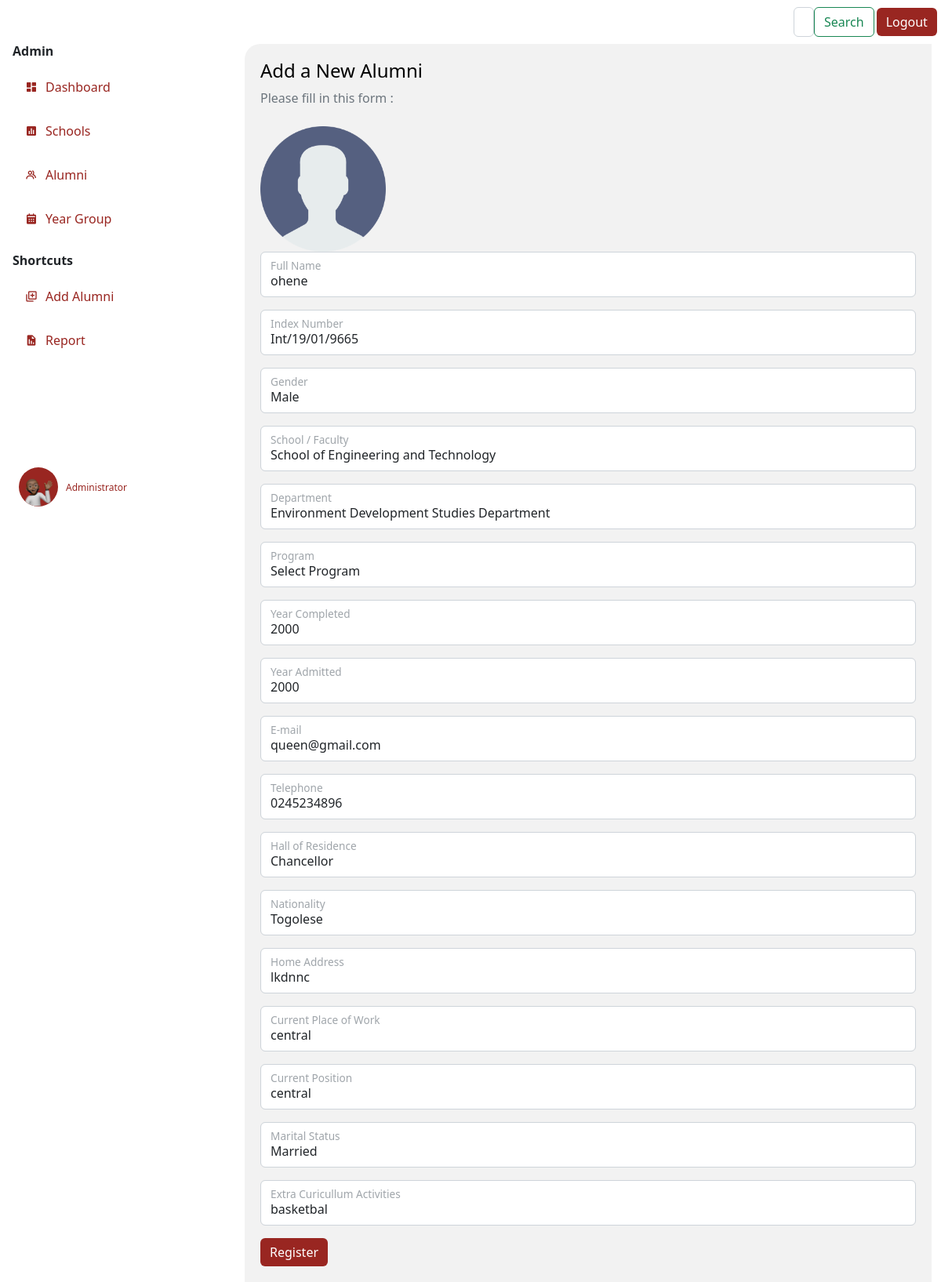
The page /update/1 on the database as committed earlier.
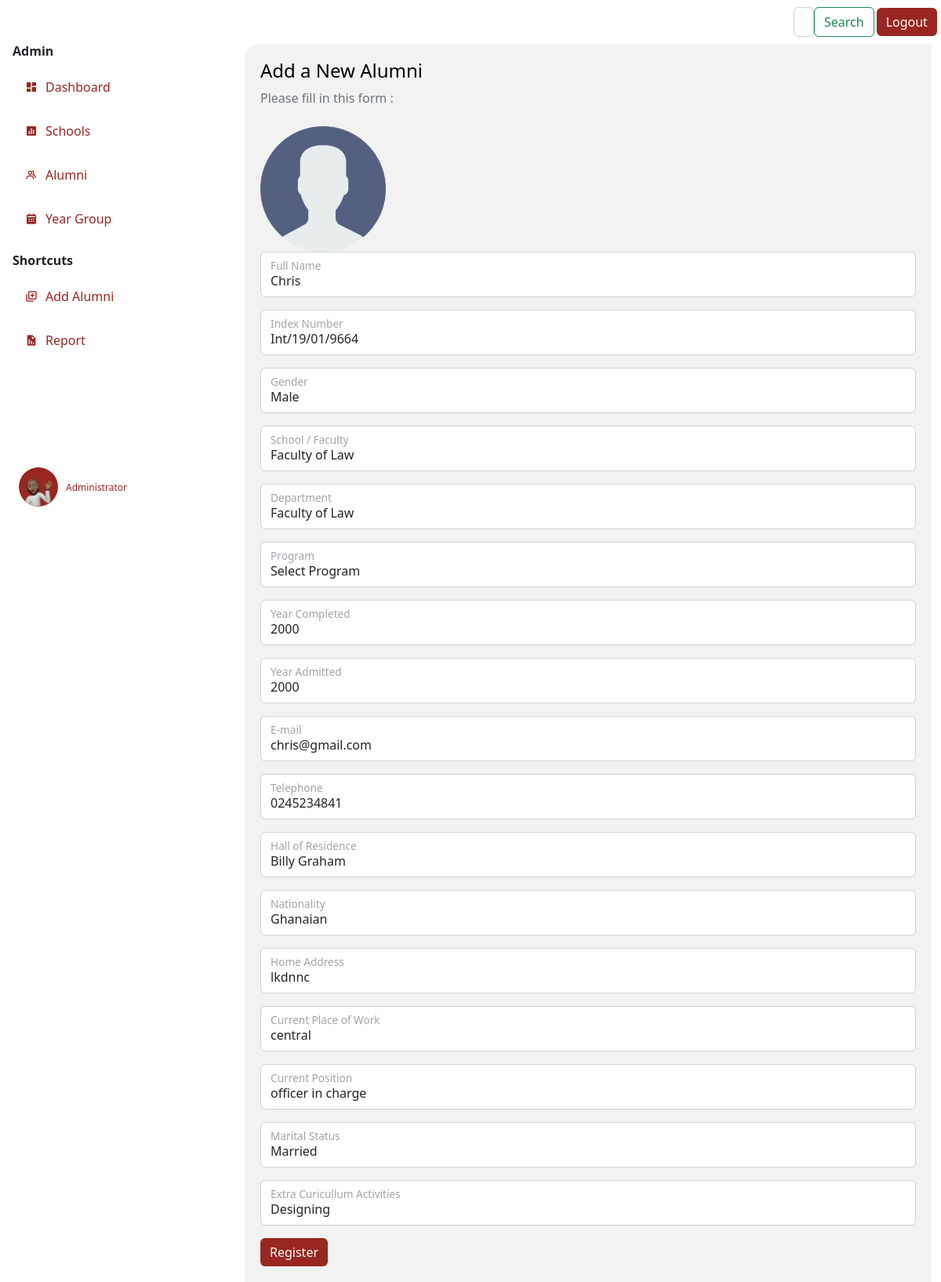
The same page on the database as committed later.
### app.py (models this page shows, shortened)
class User(db.Model,UserMixin):
    id= db.Column(db.Integer, primary_key=True)
    fullname= db.Column(db.String()  )
    indexnumber= db.Column(db.Integer())
    gender= db.Column(db.String()    )
    school= db.Column(db.String()    )
    department= db.Column(db.String()    )
    program= db.Column(db.String()   )
    completed= db.Column(db.Integer()     )
    admitted= db.Column(db.Integer()  )
    email= db.Column(db.String()     )
    telephone= db.Column(db.String()     )
    hall= db.Column(db.String()  )
    nationality= db.Column(db.String()   )
    address= db.Column(db.String()   )
    work= db.Column(db.String()  )
    guardian= db.Column(db.String()  )
    kin= db.Column(db.String()   )
    relationship= db.Column(db.String()  )
    marital= db.Column(db.String()   )
    health= db.Column(db.String()    )
    extra= db.Column(db.String()     )
    image_file = db.Column(db.String(20))

### app.py (the view, shortened to what this page needs)
@app.route("/update/<int:id>", methods=['POST', 'GET'])
def update(id):
    form=Adduser()
    user=User.query.get_or_404(id)
    if request.method== 'GET':
        form.fullname.data = user.fullname
        form.indexnumber.data = user.indexnumber
        form.gender.data = user.gender
        form.school.data = user.school
        form.department.data = user.department
        form.completed.data = user.completed
        form.admitted.data = user.admitted
        form.email.data = user.email
        form.telephone.data = user.telephone
        form.hall.data = user.hall
        form.nationality.data = user.nationality
        form.address.data = user.address
        form.work.data = user.work
        form.guardian.data = user.guardian
        form.marital.data = user.marital
        form.extra.data = user.extra
        form.image_file.data = user.image_file
    return render_template("addAlumni.html", form=form)

### forms.py
class Search(FlaskForm):
    searched = StringField('Searched', validators=[DataRequired()])
    submit = SubmitField('Search')

### app.py (called while the page is built)
@app.context_processor
def base():
    form=Search()
    return dict(form=form)

### templates/addAlumni.html (shortened to what this page needs)
{% extends 'layout.html' %}
{% block body %}
<h4>Add a New Alumni</h4>
<p class="text-muted" style="margin-bottom: 0;">Please fill in this form :</p>
<br>
<form action='' method="post" enctype="multipart/form-data">
  <label for="image-picker">
    <div>
        {% if editCandidate %}
        <img id="image-preview" style="height: 30vh; object-fit:contain" src={{candidate.testField}} alt="your image" />
        {% else %}
        <img id="image-preview" style="height: 20vh; object-fit:contain" src="{{url_for('static', filename='img/user.png')}}" alt="your image" />
        {% endif %}
    </div>
</label>
  <div class="form-floating mb-3" >
    {{form.fullname(class="form-control",placeholder="fullname",id="floatingInput")}}
    <label for="floatingInput" class="text-muted">Full Name</label>
  </div>
  <div class="form-floating mb-3">
    {{form.indexnumber(class="form-control",placeholder="INT/19/01/5837",id="floatingInput" )}}
    <label for="floatingInput" class="text-muted">Index Number</label>
  </div>
    <div class="form-floating mb-3">
      {{form.gender(class="form-control",placeholder="INT/19/01/5837",id="floatingInput")}}
      <label for="floatingInput" class="text-muted">Gender</label>
    </div>
  <div class="form-floating mb-3">
    {{form.school(class="form-control",placeholder="INT/19/01/5837",id="floatingInput")}}
    <label for="floatingInput" class="text-muted">School / Faculty</label>
  </div>
  <div class="form-floating mb-3">
    {{form.department(class="form-control",placeholder="INT/19/01/5837",id="floatingInput")}}
    <label for="floatingInput" class="text-muted">Department</label>
  </div>
  <div class="form-floating mb-3">
    {{form.program(class="form-control",placeholder="INT/19/01/5837",id="floatingInput")}}
    <label for="floatingInput" class="text-muted">Program</label>
  </div>
  <div class="form-floating mb-3">
    {{form.completed(class="form-control",placeholder="INT/19/01/5837",id="floatingInput")}}
    <label for="floatingInput" class="text-muted">Year Completed</label>
  </div>
  <div class="form-floating mb-3">
    {{form.admitted(class="form-control",placeholder="INT/19/01/5837",id="floatingInput")}}
    <label for="floatingInput" class="text-muted">Year Admitted</label>
  </div>
  <div class="form-floating mb-3">
    {{form.email(class="form-control",placeholder="INT/19/01/5837",id="floatingInput")}}
    <label for="floatingInput" class="text-muted">E-mail</label>
  </div>
  <div class="form-floating mb-3">
    {{form.telephone(class="form-control",placeholder="INT/19/01/5837",id="floatingInput")}}
    <label for="floatingInput" class="text-muted">Telephone</label>
  </div>
  <div class="form-floating mb-3">
    {{form.hall(class="form-control",id="floatingInput")}}
    <label for="floatingInput" class="text-muted">Hall of Residence</label>
  </div>
  <div class="form-floating mb-3">
    {{form.nationality(class="form-control",placeholder="INT/19/01/5837",id="floatingInput")}}
    <label for="floatingInput" class="text-muted">Nationality</label>
  </div>
  <div class="form-floating mb-3">
    {{form.address(class="form-control",placeholder="INT/19/01/5837",id="floatingInput")}}
    <label for="floatingInput" class="text-muted">Home Address</label>
  </div>
  <div class="form-floating mb-3">
    {{form.work(class="form-control",placeholder="INT/19/01/5837",id="floatingInput")}}
    <label for="floatingInput" class="text-muted">Current Place of Work</label>
  </div>
  <div class="form-floating mb-3">
    {{form.guardian(class="form-control",placeholder="INT/19/01/5837",id="floatingInput")}}
    <label for="floatingInput" class="text-muted">Current Position</label>
  </div>
  <div class="form-floating mb-3">
    {{form.marital(class="form-control",placeholder="INT/19/01/5837",id="floatingInput")}}
    <label for="floatingInput" class="text-muted">Marital Status</label>
  </div>
  <div class="form-floating mb-3">
    {{form.extra(class="form-control",placeholder="INT/19/01/5837",id="floatingInput")}}
    <label for="floatingInput" class="text-muted">Extra Curicullum Activities</label>
  </div>
<div id="submitButton">
  <button class="btn" style="color: #fff; background: #992621; border: none;" type="submit" >Register</button>
</div>
</form>
{% endblock body %}

### templates/layout.html (shortened to what this page needs)
<!doctype html>
<html lang="en">
  <head>
    <head>
    </head>
    <link rel="stylesheet" type="text/css" href="{{ url_for('static', filename='css/newstyle.css')}}">
    <link href="https://unpkg.com/aos@2.3.1/dist/aos.css" rel="stylesheet">
    <link href='https://unpkg.com/boxicons@2.1.2/css/boxicons.min.css' rel='stylesheet'>
    <link href="https://cdn.jsdelivr.net/npm/bootstrap@5.2.1/dist/css/bootstrap.min.css" rel="stylesheet">
  </head>
  <body>
      <nav class="navbar navbar-expand-lg sticky-top" style="background: #fff; ">
        <div class="container-fluid">
          <div class="collapse navbar-collapse me-2" id="navbarSupportedContent" style="width: 100%;">
            <form class="d-flex " role="search" method='POST' action='{{url_for('search')}}' >
              <input class="form-control " type="search" name='searched' placeholder="Search" aria-label="Search">
              <button class="btn btn-outline-success" type="submit">Search</button>
                </form>
            <button class="btn" style="color: #fff; background: #992621; border: none; margin-left: 3px;" type="logout">
              <a href="{{url_for('logout')}}" style="text-decoration: none; color: #fff;">Logout</a>
            </button>
          </div>
        </div>
      </nav>
      <div class="container-fluid" >
        <div class="row" >
            <div class="col-3 px-1 position-fixed" id="sticky-sidebar">
              <div class="container" >
                  <div class="side-menu">
                    <h6 class="divider"><b>Admin </b></h6>
                    {% if title == 'dashboard' %}
                    <div class="side-nav-button-active">
                      <i class='bx bxs-dashboard icon'></i>
                      <a href="/dashboard" class="side-nav-button-text">Dashboard</a>
                    </div>
                    {% else %}
                    <div class="side-nav-button">
                      <i class='bx bxs-dashboard icon'></i>
                      <a href="/dashboard" class="side-nav-button-text">Dashboard</a>
                    </div>
                    {% endif %}
                    {% if title == "newschools" %}
                    <div class="side-nav-button-active">
                      <i class='bx bxs-bar-chart-square icon'></i>
                      <a href="/newschools" class="side-nav-button-text">Schools</a>
                    </div>
                    {% else %}
                    <div class="side-nav-button">
                      <i class='bx bxs-bar-chart-square icon'></i>
                      <a href="/newschools" class="side-nav-button-text">Schools</a>
                    </div>
                    {% endif %}
                    {% if title == "list" %}
                    <div class="side-nav-button-active">
                      <i class='bx bx-group icon' ></i>
                      <a href="/list" class="side-nav-button-text">Alumni</a>
                    </div>
                    {% else %}
                    <div class="side-nav-button">
                      <i class='bx bx-group icon' ></i>
                      <a href="/list" class="side-nav-button-text">Alumni</a>
                    </div>
                    {% endif %}
                    {% if title == "year" %}
                    <div class="side-nav-button-active">
                      <i class='bx bxs-calendar icon' ></i>
                      <a href="/year" class="side-nav-button-text">Year Group</a>
                    </div>
                    {% else %}
                    <div class="side-nav-button">
                      <i class='bx bxs-calendar icon' ></i>
                      <a href="/year" class="side-nav-button-text">Year Group</a>
                    </div>
                    {% endif %}
                  </div>
                  <div class="side-menu">
                    <h6 class="divider" style="margin-top: 2vh;"><b>Shortcuts</b> </h6>
                    {% if title == "addalumni" %}
                      <div class="side-nav-button-active">
                        <i class='bx bx-add-to-queue icon' ></i>
                        <a href="/addalumni" class="side-nav-button-text">Add Alumni</a>
                      </div>
                      {% else %}
                      <div class="side-nav-button">
                        <i class='bx bx-add-to-queue icon' ></i>
                        <a href="/addalumni" class="side-nav-button-text">Add Alumni</a>
                      </div>
                    {% endif %}
                    {% if title == "newreport" %}
                    <div class="side-nav-button-active">
                      <i class='bx bxs-report icon' ></i>
                      <a href="/newreport" class="side-nav-button-text">Report</a>
                    </div>
                    {% else %}
                    <div class="side-nav-button">
                      <i class='bx bxs-report icon' ></i>
                      <a href="/newreport" class="side-nav-button-text">Report</a>
                    </div>
                    {% endif %}
                  </div>
                  <div class="profile-details" style=" bottom: 0; padding-top: 50%;">
                    <div class="elipse" style="background: #992621; border-radius: 50%;">
                      <img src="static/img/memoji.png" alt="" width="100%" >
                    </div>
                    <div class="profile-info" style="padding-left: 10px;">
                      <div class="title">Administrator</div>
                    </div>
                  </div>
        </div>
            </div>
            <div class="col offset-3" id="main">
              <div class="container" style="background-color: #f2f2f2; padding: 20px; border-radius: 20px 0 0 0;">
              {% block body %}
              {% endblock%}
              </div>
            </div>
        </div>
    </div>
</body>
</html>

### static/css/newstyle.css (style rules this page uses)
body { background: #f2f2f2; }
.side-nav-button { padding: 16px; background-color: #fff; border-radius: 10px; color: #992621; display: flex; align-items: center; }
h4 { color: black; }
.side-nav-button-text { margin: 0; padding-left: 10px; }
.side-nav-button a { text-decoration: none; color: #992621; }
.profile-details { border-radius: 10px; padding: 8px; display: flex; align-items: center; }
.elipse img { width: 50px; height: 50px; border-radius: 50%; }
.title { font-size: 12px; color: #992621; font-weight: 400; }

Rows that differ between the two databases and show on the page:
changed User "Male": fullname "ohene" → "Chris"; indexnumber "Int/19/01/9665" → "Int/19/01/9664"; school "School of Engineering and Technology" → "Faculty of Law"; department "Environment Development Studies Department" → "Faculty of Law"; email "queen@gmail.com" → "chris@gmail.com"; telephone "0245234896" → "0245234841"; hall "Chancellor" → "Billy Graham"; nationality "Togolese" → "Ghanaian"; guardian "central" → "officer in charge"; extra "basketbal" → "Designing"
